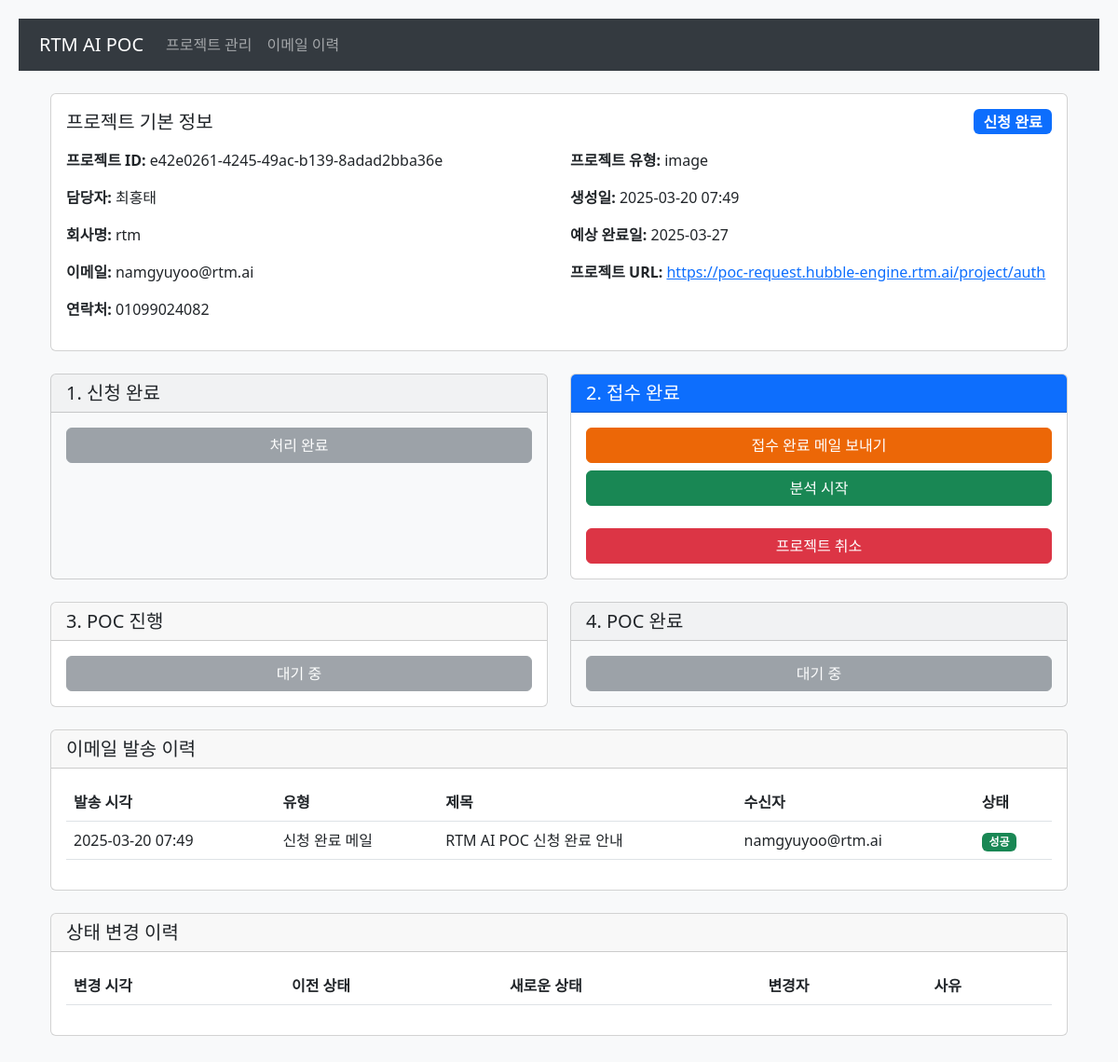
Screenshot of /project/e42e0261-4245-49ac-b139-8adad2bba36e with the database file from the repository.
### app/models.py (models this page shows, shortened)
class Project(db.Model):
    id = db.Column(db.String(20), primary_key=True)
    name = db.Column(db.String(100), nullable=False)
    company = db.Column(db.String(100), nullable=False)
    email = db.Column(db.String(120), nullable=False)
    phone = db.Column(db.String(20), nullable=False)
    project_type = db.Column(db.String(50), nullable=False)
    purpose = db.Column(db.Text, nullable=True)
    project_url = db.Column(db.String(200))
    status = db.Column(db.Enum(ProjectStatus), nullable=False, default=ProjectStatus.APPLICATION_COMPLETE)
    created_at = db.Column(db.DateTime, nullable=False, default=datetime.utcnow)
    expected_report_date = db.Column(db.DateTime)
    cancel_reason = db.Column(db.Text)
    report_file = db.Column(db.String(200))  # 리포트 파일 경로

class EmailHistory(db.Model):
    id = db.Column(db.Integer, primary_key=True)
    project_id = db.Column(db.String(36), db.ForeignKey('project.id'), nullable=False)
    email_type = db.Column(db.Enum(EmailType), nullable=False)
    subject = db.Column(db.String(200), nullable=False)
    recipient = db.Column(db.String(120), nullable=False)
    status = db.Column(db.String(20), nullable=False)  # success, failed
    error_message = db.Column(db.Text)
    sent_at = db.Column(db.DateTime, nullable=False, default=datetime.utcnow)
    project = db.relationship('Project', backref=db.backref('email_history', lazy=True))

### app/routes.py (the view)
@bp.route('/project/<project_id>')
def project_detail(project_id):
    try:
        project = Project.query.get(project_id)
        if not project:
            return jsonify({'success': False, 'message': '프로젝트를 찾을 수 없습니다.'}), 404
        return render_template('project_detail.html', project=project)
    except Exception as e:
        logging.error(f"Error fetching project details: {str(e)}")
        return jsonify({'success': False, 'message': str(e)}), 500

### app/templates/project_detail.html (shortened to what this page needs)
{% extends "base.html" %}
{% block content %}
<div class="container mt-4">
    <div class="card mb-4">
        <div class="card-body">
            <div class="d-flex justify-content-between align-items-center mb-3">
                <h5 class="card-title mb-0">프로젝트 기본 정보</h5>
                <span class="badge fs-6 {% if project.status.value == 'application_complete' %}bg-primary
                    {% elif project.status.value == 'reception_complete' %}bg-info
                    {% elif project.status.value == 'poc_in_progress' %}bg-warning text-dark
                    {% elif project.status.value == 'poc_complete' %}bg-success
                    {% elif project.status.value == 'cancelled' %}bg-danger
                    {% endif %}">
                    {% if project.status.value == 'application_complete' %}
                        신청 완료
                    {% elif project.status.value == 'reception_complete' %}
                        접수 완료
                    {% elif project.status.value == 'poc_in_progress' %}
                        POC 진행중
                    {% elif project.status.value == 'poc_complete' %}
                        POC 완료
                    {% elif project.status.value == 'cancelled' %}
                        취소됨
                    {% endif %}
                </span>
            </div>
            <div class="row">
                <div class="col-md-6">
                    <p><strong>프로젝트 ID:</strong> {{ project.id }}</p>
                    <p><strong>담당자:</strong> {{ project.name }}</p>
                    <p><strong>회사명:</strong> {{ project.company }}</p>
                    <p><strong>이메일:</strong> {{ project.email }}</p>
                    <p><strong>연락처:</strong> {{ project.phone }}</p>
                </div>
                <div class="col-md-6">
                    <p><strong>프로젝트 유형:</strong> {{ project.project_type }}</p>
                    <p><strong>생성일:</strong> {{ project.created_at.strftime('%Y-%m-%d %H:%M') }}</p>
                    <p><strong>예상 완료일:</strong> {{ project.expected_report_date.strftime('%Y-%m-%d') if project.expected_report_date else '미정' }}</p>
                    {% if project.project_url %}
                    <p><strong>프로젝트 URL:</strong> <a href="{{ project.project_url }}">{{ project.project_url }}</a></p>
                    {% endif %}
                </div>
            </div>
        </div>
    </div>
    <div class="row">
        <div class="col-md-6 mb-4">
            <div class="card h-100 {% if project.status.value != 'application_complete' or project.email_history|selectattr('email_type.value', 'equalto', 'application-complete')|list|length > 0 %}bg-light{% endif %}">
                <div class="card-header {% if project.status.value == 'application_complete' and project.email_history|selectattr('email_type.value', 'equalto', 'application-complete')|list|length == 0 %}bg-primary text-white{% endif %}">
                    <h5 class="card-title mb-0">1. 신청 완료</h5>
                </div>
                <div class="card-body">
                    {% set initial_history = project.status_history|selectattr("new_status.value", "equalto", "application_complete")|first %}
                    {% if project.status.value == 'application_complete' and project.email_history|selectattr('email_type.value', 'equalto', 'application-complete')|list|length == 0 %}
                    <div class="d-grid gap-2">
                        <button class="btn btn-primary" onclick="sendEmail('application-complete')">
                            신청 완료 메일 보내기
                        </button>
                        <button class="btn btn-success" onclick="updateStatus('RECEPTION_COMPLETE')">
                            메일 발송 완료 처리
                        </button>
                        <button class="btn btn-danger mt-3" onclick="showCancelModal()">
                            프로젝트 취소
                        </button>
                    </div>
                    {% else %}
                    <div class="d-grid gap-2">
                        <button class="btn btn-secondary" disabled>{% if project.email_history|selectattr('email_type.value', 'equalto', 'application-complete')|list|length > 0 %}처리 완료{% else %}처리 완료{% endif %}</button>
                    </div>
                    {% endif %}
                </div>
            </div>
        </div>
        <div class="col-md-6 mb-4">
            <div class="card h-100 ">
                <div class="card-header {% if project.status.value == 'reception_complete' or project.email_history|selectattr('email_type.value', 'equalto', 'application-complete')|list|length > 0 %}bg-primary text-white{% endif %}">
                    <h5 class="card-title mb-0">2. 접수 완료</h5>
                </div>
                <div class="card-body">
                    {% set reception_history = project.status_history|selectattr("new_status.value", "equalto", "reception_complete")|first %}
                    {% if project.email_history|selectattr('email_type.value', 'equalto', 'application-complete')|list|length > 0 and project.email_history|selectattr('email_type.value', 'equalto', 'submission-complete')|list|length == 0 %}
                    <div class="d-grid gap-2">
                        <button class="btn btn-primary" onclick="sendEmail('submission-complete')">
                            접수 완료 메일 보내기
                        </button>
                        <button class="btn btn-success" onclick="startAnalysis()">
                            분석 시작
                        </button>
                        <button class="btn btn-danger mt-3" onclick="showCancelModal()">
                            프로젝트 취소
                        </button>
                    </div>
                    {% elif project.email_history|selectattr('email_type.value', 'equalto', 'submission-complete')|list|length > 0 %}
                    <div class="d-grid gap-2">
                        <button class="btn btn-secondary" disabled>처리 완료</button>
                    </div>
                    {% else %}
                    <div class="d-grid gap-2">
                        <button class="btn btn-secondary" disabled>대기 중</button>
                    </div>
                    {% endif %}
                </div>
            </div>
        </div>
        <div class="col-md-6 mb-4">
            <div class="card h-100 {% if project.status.value not in ['poc_in_progress', 'reception_complete', 'application_complete'] %}bg-light{% endif %}">
                <div class="card-header {% if project.status.value == 'poc_in_progress' %}bg-primary text-white{% endif %}">
                    <h5 class="card-title mb-0">3. POC 진행</h5>
                </div>
                <div class="card-body">
                    {% set poc_history = project.status_history|selectattr("new_status.value", "equalto", "poc_in_progress")|first %}
                    {% if project.status.value == 'poc_in_progress' %}
                    <div class="d-grid gap-2">
                        <button class="btn btn-warning" onclick="showExtendModal()">
                            기간 연장 안내하기
                        </button>
                        <button class="btn btn-success" onclick="showReportModal()">
                            리포트 업로드 및 완료
                        </button>
                        <button class="btn btn-danger mt-3" onclick="showCancelModal()">
                            프로젝트 취소
                        </button>
                    </div>
                    {% else %}
                    <div class="d-grid gap-2">
                        <button class="btn btn-secondary" disabled>{% if project.status.value in ['application_complete', 'reception_complete'] %}대기 중{% else %}처리 완료{% endif %}</button>
                    </div>
                    {% endif %}
                </div>
            </div>
        </div>
        <div class="col-md-6 mb-4">
            <div class="card h-100 {% if project.status.value != 'poc_complete' %}bg-light{% endif %}">
                <div class="card-header {% if project.status.value == 'poc_complete' %}bg-success text-white{% endif %}">
                    <h5 class="card-title mb-0">4. POC 완료</h5>
                </div>
                <div class="card-body">
                    {% set complete_history = project.status_history|selectattr("new_status.value", "equalto", "poc_complete")|first %}
                    {% if project.status.value != 'poc_complete' %}
                    <div class="d-grid gap-2">
                        <button class="btn btn-secondary" disabled>대기 중</button>
                    </div>
                    {% endif %}
                </div>
            </div>
        </div>
    </div>
    <div class="card mb-4">
        <div class="card-header">
            <h5 class="card-title mb-0">이메일 발송 이력</h5>
        </div>
        <div class="card-body">
            <div class="table-responsive">
                <table class="table">
                    <thead>
                        <tr>
                            <th>발송 시각</th>
                            <th>유형</th>
                            <th>제목</th>
                            <th>수신자</th>
                            <th>상태</th>
                        </tr>
                    </thead>
                    <tbody>
                        {% for email in project.email_history|sort(attribute='sent_at', reverse=true) %}
                        <tr>
                            <td>{{ email.sent_at.strftime('%Y-%m-%d %H:%M') }}</td>
                            <td>
                                {% if email.email_type.value == 'application-complete' %}
                                    신청 완료 메일
                                {% elif email.email_type.value == 'submission-complete' %}
                                    접수 완료 메일
                                {% elif email.email_type.value == 'cancellation' %}
                                    취소 안내 메일
                                {% elif email.email_type.value == 'delay' %}
                                    기간 연장 메일
                                {% elif email.email_type.value == 'report' %}
                                    POC 완료 메일
                                {% endif %}
                            </td>
                            <td>{{ email.subject }}</td>
                            <td>{{ email.recipient }}</td>
                            <td>
                                <span class="badge {% if email.status == 'success' %}bg-success{% else %}bg-danger{% endif %}">
                                    {{ '성공' if email.status == 'success' else '실패' }}
                                </span>
                            </td>
                        </tr>
                        {% endfor %}
                    </tbody>
                </table>
            </div>
        </div>
    </div>
    <div class="card mb-4">
        <div class="card-header">
            <h5 class="card-title mb-0">상태 변경 이력</h5>
        </div>
        <div class="card-body">
            <div class="table-responsive">
                <table class="table">
                    <thead>
                        <tr>
                            <th>변경 시각</th>
                            <th>이전 상태</th>
                            <th>새로운 상태</th>
                            <th>변경자</th>
                            <th>사유</th>
                        </tr>
                    </thead>
                </table>
            </div>
        </div>
    </div>
</div>
{% endblock %}

### app/templates/base.html (style rules this page uses)
body { background-color: #f8f9fa; padding: 20px; }
.btn-primary { background-color: #ec6707; border-color: #ec6707; }

### rows the page displays
Project: id "e42e0261-4245-49ac-b139-8adad2bba36e", name "최홍태", company "rtm", email "namgyuyoo@rtm.ai", phone "01099024082", project_type "image", created_at "2025-03-20 07:49", expected_report_date "2025-03-27", project_url "https://poc-request.hubble-engine.rtm.ai/project/auth"
EmailHistory: sent_at "2025-03-20 07:49", shows "신청 완료 메일", subject "RTM AI POC 신청 완료 안내", recipient "namgyuyoo@rtm.ai", status "성공"
